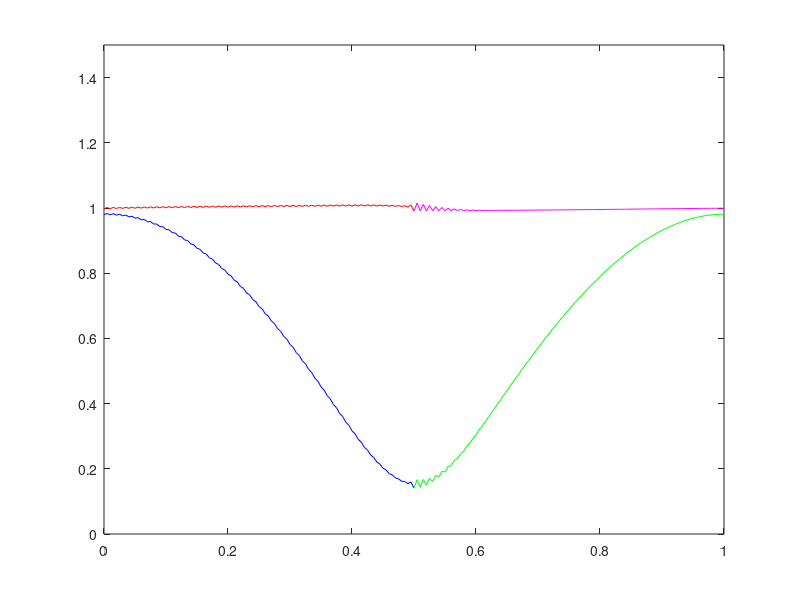

MATLAB code for this plot:
a=1;
b=2;

%initialize parameters
t0=0;
tf=1;
L=100;
%N=100;

%define space mesh
h = 1/L;
x = 0:h/2:1;
x = x';

%set inital funcitons  
InitialPressure = sin(pi * x);
%InitialPressure = x;
InitialVelocity = ones(1,length(x));
%InitialVelocity = cos(pi*x)';


% define time mesh
k = h/2;
t = t0:k:tf;
N=length(t)-1;

%wave speed details
rho1 = 1;                 %density
K1 = 1;                   %bulk modulus
rho2=1;
K2=1;
%impedence
Z1 = rho1 * K1;             
Z2=rho2*K2;
%Zmatrix=[Z1 Z0;1 1];

A = [0 K1; 1 / rho1 0];       %wave speed
R = [-Z1 Z1 ; 1 1];
evaluesA=eig(A);
c0w=evaluesA(1);
c0z=evaluesA(2);

%CFL number
mu = A*k/h;

%preallocate u, set initial value using intital condition
U =struct('PressureEdge1', zeros(N+1,L+1), 'VelocityEdge1',zeros(N+1,L+1),...
    'PressureEdge2', zeros(N+1,L+1), 'VelocityEdge2',zeros(N+1,L+1));
U(:).PressureEdge1(1,:) = InitialPressure(1:L+1);
U(:).VelocityEdge1(1,:) = InitialVelocity(1:L+1);
U(:).PressureEdge2(1,:) = InitialPressure(L+1:end);
U(:).VelocityEdge2(1,:) = InitialVelocity(L+1:end);



%struct to store w,z at junctions, index gives egde, column 1 of struct is
%the char at the left endpoint 'a' and column 2 gives the char at the 
% right endpoint 'b'
%w left moving 
%z right moving
C=struct('w1', zeros(N+1,2), 'z1',zeros(N+1,2),...
    'w2', zeros(N+1,2), 'z2',zeros(N+1,2));

%loop through time
for n=1:N
    %loop through space
    for j=2:L
%u(n + 1,j)= (u(n,j - 1) + u(n,j + 1))/2 -(mu/2)*(u(n,j + 1) - u(n,j - 1))

      prev=(cell2mat({U.PressureEdge1(n,j-1),U.VelocityEdge1(n,j-1)}))';
      next=(cell2mat({U.PressureEdge1(n,j+1),U.VelocityEdge1(n,j+1)}))';
      newU= (prev + next)/ 2 - (mu/ 2) * (next - prev);

      U.PressureEdge1(n + 1 , j)=newU(1);
      U.VelocityEdge1(n + 1 , j)=newU(2);
      
      prev=(cell2mat({U.PressureEdge2(n,j-1),U.VelocityEdge2(n,j-1)}))';
      next=(cell2mat({U.PressureEdge2(n,j+1),U.VelocityEdge2(n,j+1)}))';
      newU= (prev + next)/ 2 - (mu/ 2) * (next - prev);

      U.PressureEdge2(n + 1 , j)=newU(1);
      U.VelocityEdge2(n + 1 , j)=newU(2);
      

    end

    %Jucntions
    j=1;

    %calc chars using pres/vel for egde 1
    prev=(cell2mat({U.PressureEdge1(n,j),U.VelocityEdge1(n,j)}))';
    prev= R*prev;
    next=(cell2mat({U.PressureEdge1(n,j+1),U.VelocityEdge1(n,j+1)}))';
    next= R*next;
    %w(x^n)=c0(dt/dx)*(z_(L)-z_(L-1))+z_L...linear interpolation for known char
    %where c0=-1, an eigen value of A and the slope of the characteristic
    curr = c0w*(k/h)*(prev - next) + prev;
    %set w char value at junction 
    C.w1(n+1,a)=curr(1);
    
    %calc chars using pres/vel for edge 2
    prev=(cell2mat({U.PressureEdge2(n,j),U.VelocityEdge2(n,j)}))';
    prev= R*prev;
    next=(cell2mat({U.PressureEdge2(n,j+1),U.VelocityEdge2(n,j+1)}))';
    next= R*next;
    %w(x^n)=c0(dt/dx)*(z_(L)-z_(L-1))+z_L...linear interpolation for known char
    %where c0=-1, an eigen value of A and the slope of the characteristic
    curr = c0w*(k/h)*(prev - next) + prev;
    %set w char value at junction 
    C.w2(n+1,b)=curr(1);
    
    
    
    
    
    
    %right junction 
    j = L+1;
    %calc chars using pres/vel for edge 1
    prev=(cell2mat({U.PressureEdge1(n,j-1),U.VelocityEdge1(n,j-1)}))';
    prev=R*prev;
    next=(cell2mat({U.PressureEdge1(n,j),U.VelocityEdge1(n,j)}))';
    next=R*next;
    %z(x^n)=mu*(z_(L)-z_(L-1))+z_L...linear interpolation for known char
    curr = c0z*(k/h)*(prev - next) + prev;
    %set w char value at junction 
    C.z1(n+1,b)=curr(2);
    
    %calc chars using pres/vel for edge 2
    prev=(cell2mat({U.PressureEdge2(n,j-1),U.VelocityEdge2(n,j-1)}))';
    prev=R*prev;
    next=(cell2mat({U.PressureEdge2(n,j),U.VelocityEdge2(n,j)}))';
    next=R*next;
    %z(x^n)=mu*(z_(L)-z_(L-1))+z_L...linear interpolation for known char
    curr = c0z*(k/h)*(prev - next) + prev;
    %set w char value at junction 
    C.z2(n+1,a)=curr(2);
    
    
    
    
    %calc unk chars at juction using known chars.  Solve system Ax=b using
    %interpolated chars 
    knownchars = (cell2mat({C.w1(n+1,a),C.z2(n+1,a)}))';
    knownchars = [Z1  Z2; -1 1]*knownchars;
    unkchars = [Z2 Z1; -1 1] \ knownchars ;
    C.w2(n+1,a) = unkchars(1);
    C.z1(n+1,a) = unkchars(2);
  
    %calc press/vel using chars at j=1
    newC = (cell2mat({C.w1(n+1,a),C.z1(n+1,a)}))';
    newU = R \ newC;
    U.PressureEdge1(n+1,1) = newU(1);
    U.VelocityEdge1(n+1,1) = newU(2);
    
    newC = (cell2mat({C.w2(n+1,a),C.z2(n+1,a)}))';
    newU = R \ newC;
    U.PressureEdge2(n+1,L+1) = newU(1);
    U.VelocityEdge2(n+1,L+1) = newU(2);
    
    
    %calc press/vel using chars at j=L+1

    
    %calc unk chars at juction using known chars.  Solve system Ax=b using
    %interpolated chars 
    knownchars = (cell2mat({C.w2(n+1,b),C.z1(n+1,b)}))';
    knownchars = [Z2 Z1;1 -1]*knownchars;
    unkchars = [Z1 Z2; 1 -1] \ knownchars ;
    C.w1(n+1,b) = unkchars(1);
    C.z2(n+1,b) = unkchars(2);
    
    
    %set chars on edge 2 at L+1 to calc'd press/vel  
    newC = (cell2mat({C.w1(n+1,b),C.z1(n+1,b)}))';
    newU = R \ newC;
    U.PressureEdge1(n+1,L+1) = newU(1);
    U.VelocityEdge1(n+1,L+1) = newU(2);
   
    
    newC = (cell2mat({C.w2(n+1,b),C.z2(n+1,b)}))';
    newU = R \ newC;
    U.PressureEdge2(n+1,1) = newU(1);
    U.VelocityEdge2(n+1,1) = newU(2);

end

clf
%figure(glf)
% hold on
for i=1:N+1
    
    plot(x(1:L+1),U.PressureEdge1(i,:),'b',x(L+1:end),U.PressureEdge2(i,:),'g'...
        ,x(1:L+1),U.VelocityEdge1(i,:),'r',x(L+1:end),U.VelocityEdge2(i,:),'m')
	axis([0 1 0 1.5])
    pause(.05)
    drawnow

end
hold off
